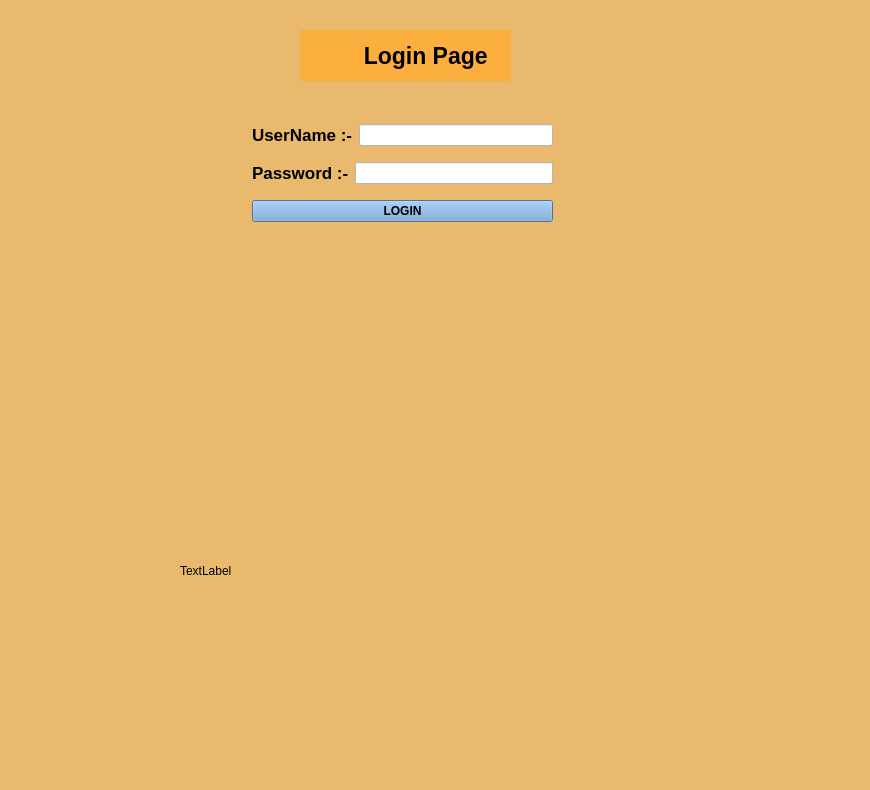
<?xml version="1.0" encoding="UTF-8"?>
<ui version="4.0">
 <class>MainWindow</class>
 <widget class="QMainWindow" name="MainWindow">
  <property name="geometry">
   <rect>
    <x>0</x>
    <y>0</y>
    <width>870</width>
    <height>790</height>
   </rect>
  </property>
  <property name="maximumSize">
   <size>
    <width>2000</width>
    <height>2000</height>
   </size>
  </property>
  <property name="windowTitle">
   <string>MainWindow</string>
  </property>
  <property name="styleSheet">
   <string notr="true">background-color: rgb(233, 185, 110);</string>
  </property>
  <widget class="QWidget" name="centralwidget">
   <widget class="QLabel" name="label">
    <property name="geometry">
     <rect>
      <x>300</x>
      <y>30</y>
      <width>211</width>
      <height>51</height>
     </rect>
    </property>
    <property name="font">
     <font>
      <pointsize>17</pointsize>
      <weight>75</weight>
      <italic>false</italic>
      <bold>true</bold>
      <underline>false</underline>
     </font>
    </property>
    <property name="styleSheet">
     <string notr="true">background-color: rgb(252, 175, 62);</string>
    </property>
    <property name="text">
     <string>          Login Page</string>
    </property>
   </widget>
   <widget class="QLabel" name="kiranapic">
    <property name="geometry">
     <rect>
      <x>180</x>
      <y>390</y>
      <width>571</width>
      <height>361</height>
     </rect>
    </property>
    <property name="minimumSize">
     <size>
      <width>300</width>
      <height>300</height>
     </size>
    </property>
    <property name="text">
     <string>TextLabel</string>
    </property>
   </widget>
   <widget class="QWidget" name="layoutWidget">
    <property name="geometry">
     <rect>
      <x>252</x>
      <y>114</y>
      <width>301</width>
      <height>121</height>
     </rect>
    </property>
    <layout class="QVBoxLayout" name="verticalLayout">
     <item>
      <layout class="QHBoxLayout" name="horizontalLayout_2">
       <item>
        <widget class="QLabel" name="label_2">
         <property name="font">
          <font>
           <pointsize>13</pointsize>
           <weight>75</weight>
           <bold>true</bold>
          </font>
         </property>
         <property name="text">
          <string>UserName :-</string>
         </property>
        </widget>
       </item>
       <item>
        <widget class="QLineEdit" name="lineEdit_userName">
         <property name="sizePolicy">
          <sizepolicy hsizetype="Expanding" vsizetype="Fixed">
           <horstretch>0</horstretch>
           <verstretch>0</verstretch>
          </sizepolicy>
         </property>
         <property name="minimumSize">
          <size>
           <width>20</width>
           <height>20</height>
          </size>
         </property>
         <property name="styleSheet">
          <string notr="true">background-color: rgb(255, 255, 255);</string>
         </property>
        </widget>
       </item>
      </layout>
     </item>
     <item>
      <layout class="QHBoxLayout" name="horizontalLayout">
       <item>
        <widget class="QLabel" name="label_3">
         <property name="font">
          <font>
           <pointsize>13</pointsize>
           <weight>75</weight>
           <bold>true</bold>
          </font>
         </property>
         <property name="text">
          <string>Password :-</string>
         </property>
        </widget>
       </item>
       <item>
        <widget class="QLineEdit" name="lineEdit_pass">
         <property name="styleSheet">
          <string notr="true">background-color: rgb(255, 255, 255);</string>
         </property>
         <property name="echoMode">
          <enum>QLineEdit::Password</enum>
         </property>
        </widget>
       </item>
      </layout>
     </item>
     <item>
      <widget class="QPushButton" name="pushButton">
       <property name="font">
        <font>
         <weight>75</weight>
         <bold>true</bold>
        </font>
       </property>
       <property name="styleSheet">
        <string notr="true">background-color: rgb(114, 159, 207);</string>
       </property>
       <property name="text">
        <string>LOGIN</string>
       </property>
      </widget>
     </item>
    </layout>
   </widget>
   <zorder>kiranapic</zorder>
   <zorder>label</zorder>
   <zorder>layoutWidget</zorder>
  </widget>
  <widget class="QMenuBar" name="menubar">
   <property name="geometry">
    <rect>
     <x>0</x>
     <y>0</y>
     <width>870</width>
     <height>22</height>
    </rect>
   </property>
  </widget>
  <widget class="QStatusBar" name="statusbar"/>
 </widget>
 <resources/>
 <connections/>
</ui>
